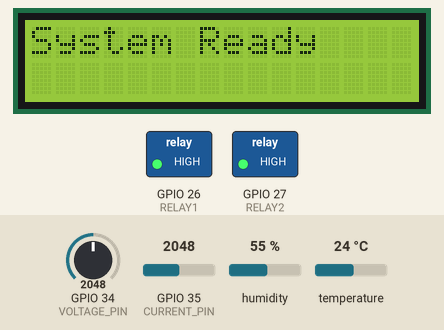
Bench run of a sketch on a simulated ESP32. On the bench: 16×2 character LCD, switched loads named in the sketch (green lamp = pin HIGH). The test bench sets the inputs (shaded band); at power-on: GPIO 34 (VOLTAGE_PIN) = 2048, GPIO 35 (CURRENT_PIN) = 2048, humidity 55 %, temperature 24 °C. What the sketch prints to the serial monitor is not drawn.

Above: at 0.1 s.
At 2.2 s:
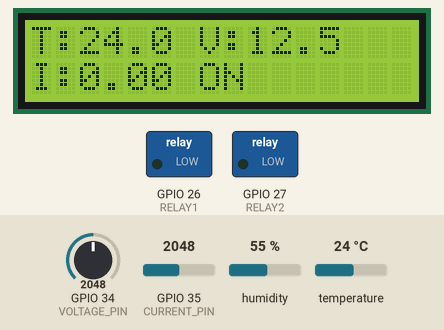
At 62.2 s:
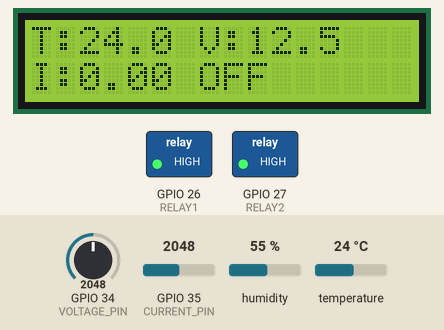
Timing chart, 0 to 63.7 s (numbered marks = the images above):
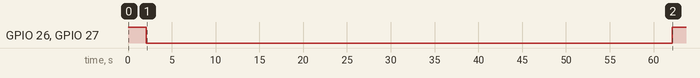

The sketch:

ESP32_Peltier_Monitor_Controller.ino
```cpp
#include <Wire.h>
#include <LiquidCrystal_I2C.h>
#include <DHT.h>

// ---------------- PIN DEFINITIONS ----------------
#define DHTPIN 25
#define DHTTYPE DHT22

#define VOLTAGE_PIN 34
#define CURRENT_PIN 35

#define RELAY1 26
#define RELAY2 27

// ---------------- TIMINGS ----------------
const unsigned long ON_TIME  = 60000UL;   // 1 minute
const unsigned long OFF_TIME = 120000UL;  // 2 minutes

// ---------------- ACS712 SETTINGS ----------------
// Change sensitivity according to your module:
// 5A  -> 0.185
// 20A -> 0.100
// 30A -> 0.066
const float ACS_OFFSET = 2.5;
const float ACS_SENSITIVITY = 0.066;

// ---------------- OBJECTS ----------------
DHT dht(DHTPIN, DHTTYPE);
LiquidCrystal_I2C lcd(0x27, 16, 2);

void setup() {
  Serial.begin(115200);

  pinMode(RELAY1, OUTPUT);
  pinMode(RELAY2, OUTPUT);

  // LOW-trigger relay OFF
  digitalWrite(RELAY1, HIGH);
  digitalWrite(RELAY2, HIGH);

  Wire.begin(21, 22);

  lcd.init();
  lcd.backlight();

  dht.begin();

  lcd.setCursor(0,0);
  lcd.print("System Ready");
  delay(2000);
  lcd.clear();
}

void displayValues(float t, float v, float c, const char *status)
{
  lcd.clear();

  lcd.setCursor(0,0);
  lcd.print("T:");
  lcd.print(t,1);
  lcd.print(" V:");
  lcd.print(v,1);

  lcd.setCursor(0,1);
  lcd.print("I:");
  lcd.print(c,2);
  lcd.print(" ");
  lcd.print(status);
}

void loop() {

  // -------- Read Temperature --------
  float temperature = dht.readTemperature();

  if (isnan(temperature))
    temperature = 0;

  // -------- Read Voltage --------
  int rawVoltage = analogRead(VOLTAGE_PIN);

  // Adjust multiplier after calibration
  float voltage = (rawVoltage * 3.3 / 4095.0) * (25.0 / 3.3);

  // -------- Read Current --------
  int rawCurrent = analogRead(CURRENT_PIN);

  float sensorVoltage = (rawCurrent * 3.3) / 4095.0;
  float current = (sensorVoltage - ACS_OFFSET) / ACS_SENSITIVITY;

  if (current < 0)
    current = 0;

  // -------- Serial --------
  Serial.print("Temperature: ");
  Serial.print(temperature);
  Serial.print(" C  Voltage: ");
  Serial.print(voltage);
  Serial.print(" V  Current: ");
  Serial.print(current);
  Serial.println(" A");

  // -------- FAN ON --------
  digitalWrite(RELAY1, LOW);
  digitalWrite(RELAY2, LOW);

  displayValues(temperature, voltage, current, "ON");

  delay(ON_TIME);

  // Read sensors again after ON period
  temperature = dht.readTemperature();
  if (isnan(temperature))
    temperature = 0;

  rawVoltage = analogRead(VOLTAGE_PIN);
  voltage = (rawVoltage * 3.3 / 4095.0) * (25.0 / 3.3);

  rawCurrent = analogRead(CURRENT_PIN);
  sensorVoltage = (rawCurrent * 3.3) / 4095.0;
  current = (sensorVoltage - ACS_OFFSET) / ACS_SENSITIVITY;
  if (current < 0)
    current = 0;

  // -------- FAN OFF --------
  digitalWrite(RELAY1, HIGH);
  digitalWrite(RELAY2, HIGH);

  displayValues(temperature, voltage, current, "OFF");

  delay(OFF_TIME);
}
```

Measured:
- by itself, GPIO 26 (RELAY1), GPIO 27 (RELAY2): HIGH → LOW at 2.1 s, → HIGH 60.0 s later
- what the display in image 1 shows lasts 60.0 s, from 2.1 s to 62.1 s
